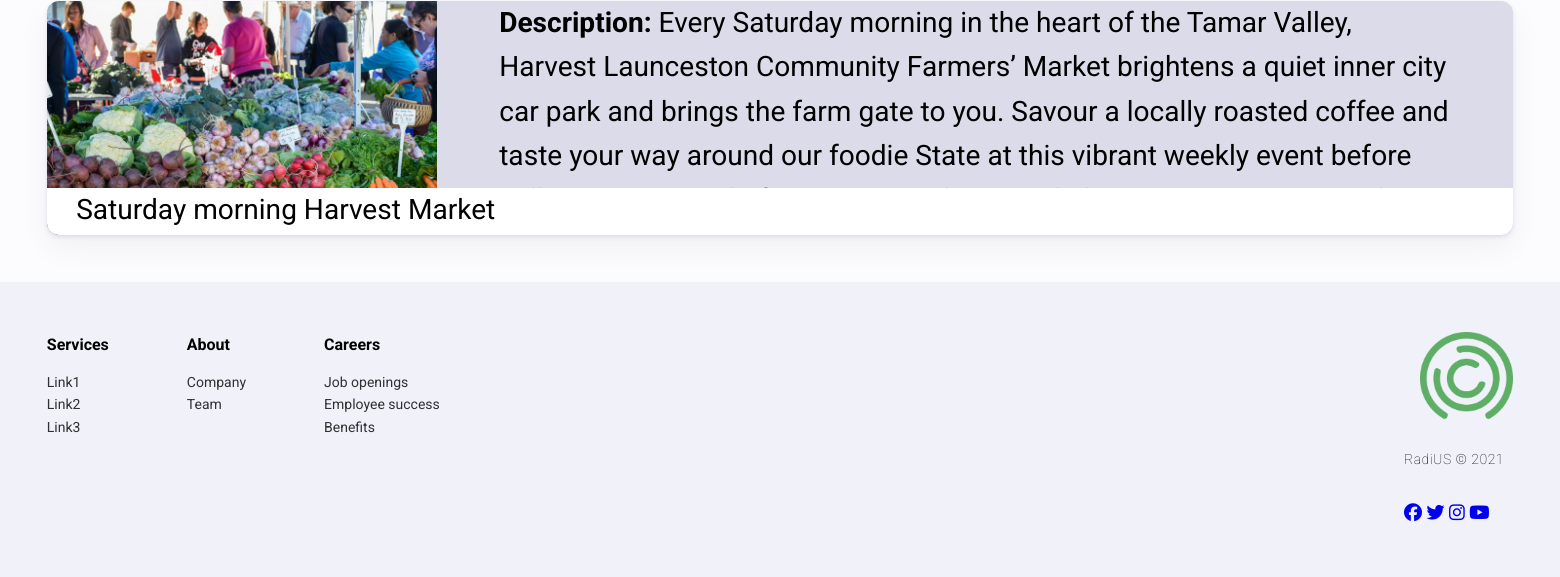
The app's page /history (signed in, lower part), older data.
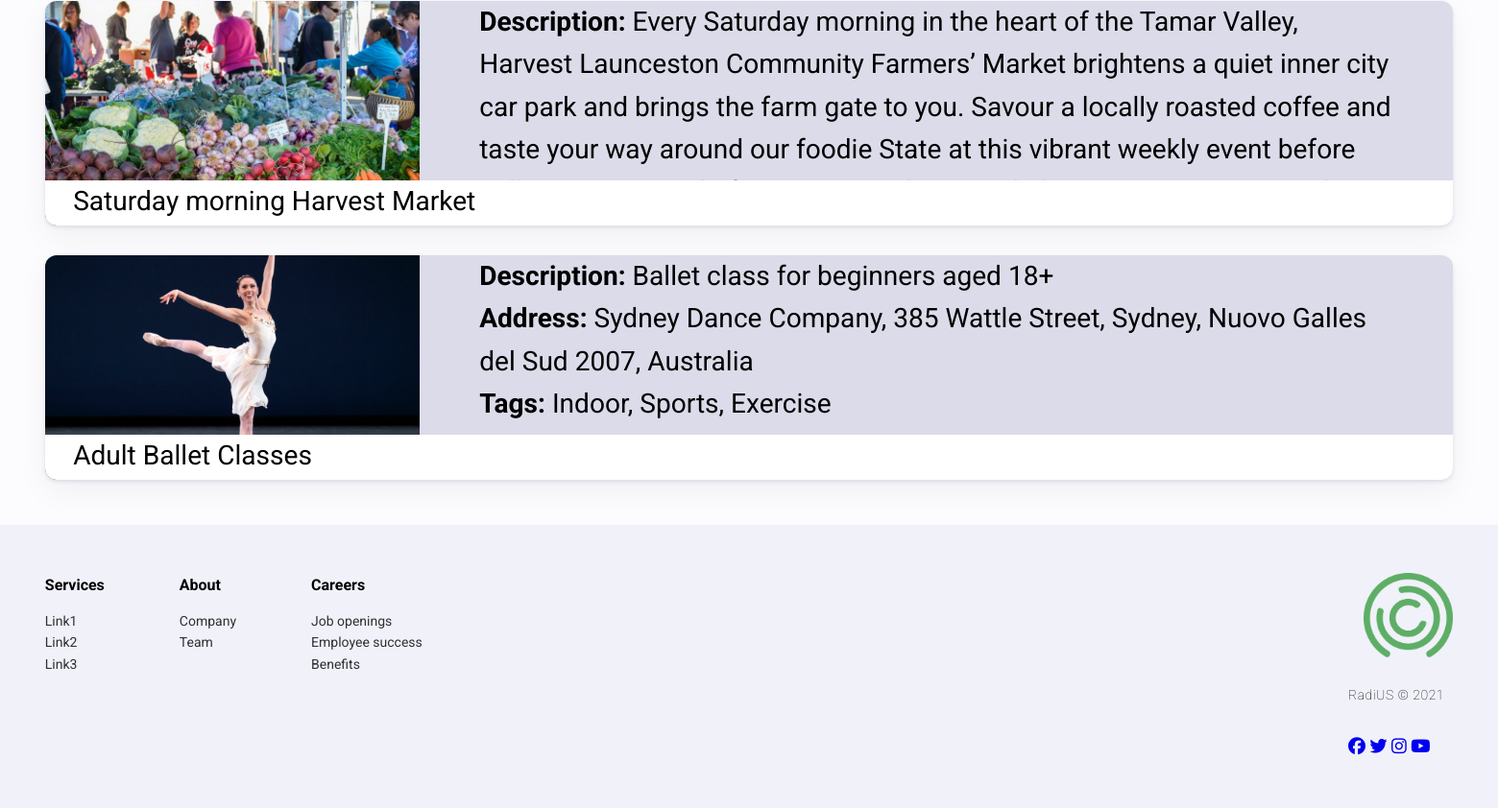
The same page, newer data.
### radius/models.py (models this page shows, shortened)
class Activity(models.Model):
    name = models.CharField(max_length=200, help_text='Activity Name')
    description = models.TextField(help_text='Activity Description')
    address = models.CharField(max_length=200, help_text='Activity Address')
    tags = models.ManyToManyField(ActivityTags, help_text='Select Tags')
    id = models.UUIDField(primary_key=True, default=uuid.uuid4,
                          help_text='Activity Key')
    datetime = models.DateTimeField(default=datetime.datetime.now())
    longitude = models.FloatField(default=151.7420)
    latitude = models.FloatField(default=-33.871846)
    image = models.ImageField(upload_to='images/', default='noimage.jpg')

class ActivityTags(models.Model):
    name = models.CharField(max_length=200, help_text='Enter a Tag (e.g. Community')
    def __str__(self):
        return self.name

### radius/views.py (the view)
# urls.py: path('history', views.history),
def history(request):
    activities = request.user.profile.history.all()
    return render(request, 'history.html', {'activities' :activities})

### radius/templates/history.html (shortened to what this page needs)
{% extends 'base.html' %}
{% load static %}
{% block content %}
<main>
{% include 'partials/activitycard-ext.html' %}
</main>
{% include 'partials/footer.html' %}
{% endblock %}

### radius/templates/partials/activitycard-ext.html
{% load static %}
{% if activities %}
        <div class="fav_activityList">
                {% for activity in activities %}
                        <div class="fav_activity_container" onclick="goToActivity('{{ activity.id }}')">
                                <div class="fav_img"><img src="/media/{{ activity.image }}" alt="{{ activity.name }}" width="300"></div>
                                <div class="fav_description">
                                        <b>Description: </b>{{ activity.description }}<br>
                                        <b>Address: </b>{{ activity.address }}<br>
                                        <b>Tags: </b>{{ activity.tags.all|join:", " }}<br>
                                </div>
                                <div class="fav_activity_title">{{ activity.name }}</div>
                        </div>
                {% endfor %}
{% endif %}
        </div>

Row changes from the older to the newer data that the page shows:
added Activity: image (picture), description "Ballet class for beginners aged 18+", address "Sydney Dance Company, 385 Wattle Street, Sydney, Nuovo Galles del Sud 2007, Australia", tags.all "Indoor, Sports, Exercise", name "Adult Ballet Classes"
